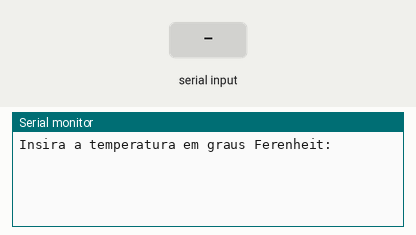
Bench run of a sketch on a simulated Arduino Uno, built with avr-gcc and run on an emulated ATmega328P. On the bench: the last lines printed to the serial monitor. The inputs (shaded band) are chosen by the test bench.

Above: at 1.2 s.
1.3 s: "90,45\n" received over Serial
At 3.5 s:
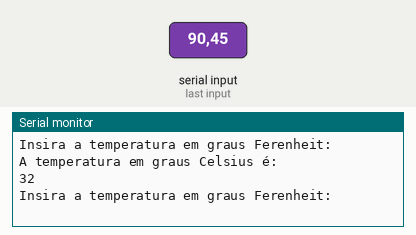
3.8 s: "30,150\n" received over Serial
At 5.6 s:
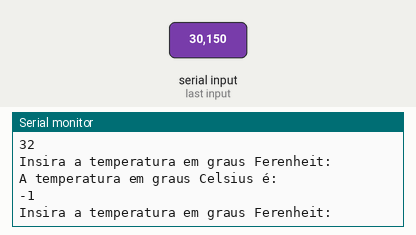

Measured:
- after the input at 1.3 s, the serial monitor: prints a new line after 1.0 s (image 1)
- after the input at 3.8 s, the serial monitor: prints a new line after 1.0 s (image 2)

The sketch:

ex3b_prova1T.ino
```cpp
void setup(){
  Serial.begin(9600);
  while(!Serial){
    //espera para não ter lixo de dados no serial monitor
  }
  Serial.println("Insira a temperatura em graus Ferenheit: ");
}

void loop(){
  if(Serial.available() > 0){
    int f,c;
    String input = Serial.readString();
    f = input.toInt();

    c = (f-32)*5/9; //independente do valor, como há arredondamento

    Serial.println("A temperatura em graus Celsius é: ");
    Serial.println(c);

    Serial.println("Insira a temperatura em graus Ferenheit: ");
  }
}
```
